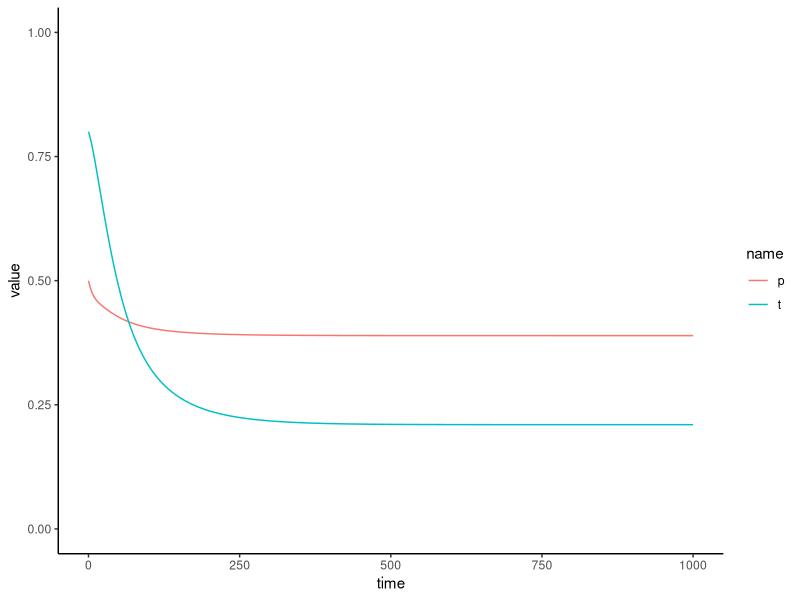
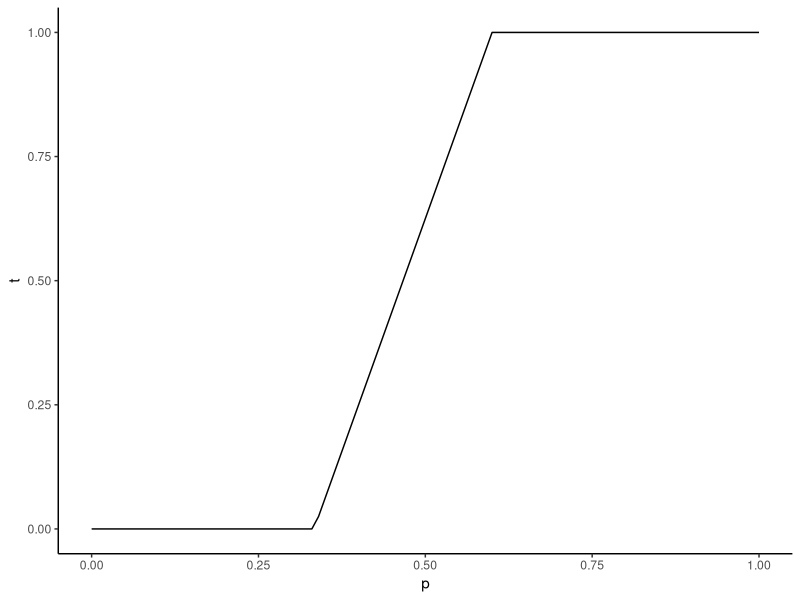
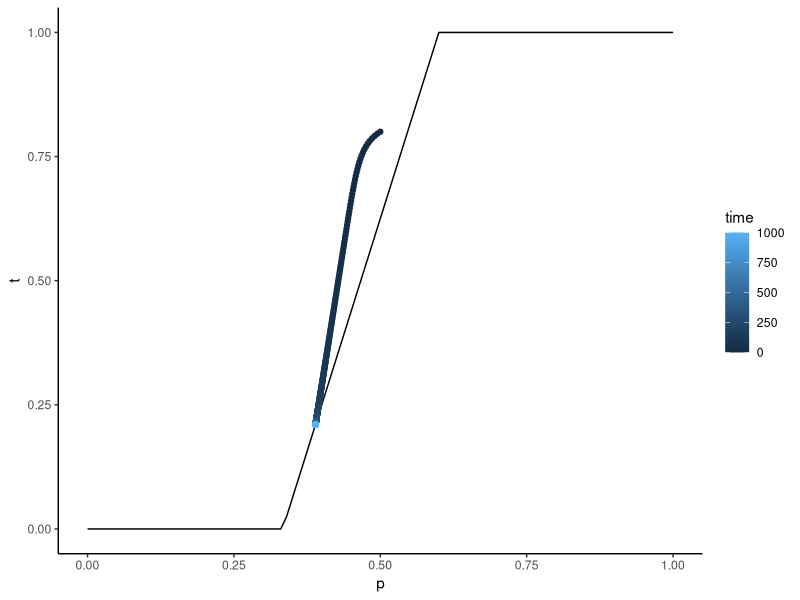

Reproduce these figures in R, in order.
rm(list = ls())

library(tidyverse)

theme_set(theme_classic())

get_dt <- function(t, A) { 0.5 * t * (1 - t) * A}

get_dp <- function(D, A) { 0.5 * D * A }

get_dD <- function(t, p, D, A, B, r) {

  D * ((1 - r) * A * (0.5 - t) - 0.25 * A * A * t * (1 - t) - r) +
    0.5 * r * B * (D * D + p * (1 - p) * t * (1 - t))

}

get_A <- function(t, p, tm, U01, U11) { (p * (U11 - U01) - (t - tm)) / (t * (1 - t)) }

get_B <- function(t, U01, U11) { (U11 - U01) / (t * (1 - t)) }

get_tm <- function(t, s) {

  v <- 1 - s
  vbar <- 1 - s * t
  t * v / vbar

}

get_U00 <- function(tm) 1 - tm
get_U01 <- function(tm) tm
get_U10 <- function(tm, a) (1 - tm) / (1 - tm + a * tm)
get_U11 <- function(tm, a) a * tm / (1 - tm + a * tm)

s <- 0.4
a <- 3
r <- 0.5

t <- 0.1
p <- 0.1
D <- 0.5

get_nextgen <- function(t, p, D, s, a, r) {

  tm <- get_tm(t, s)
  U01 <- get_U01(tm)
  U11 <- get_U11(tm, a)

  A <- get_A(t, p, tm, U01, U11)
  B <- get_B(t, U01, U11)

  dt <- get_dt(t, A)
  dp <- get_dp(D, A)
  dD <- get_dD(t, p, D, A, B, r)

  newt <- t + dt
  newp <- p + dp
  newD <- D + dD

  return(list(t = newt, p = newp, D = newD))

}

get_nextgen(0.1, 0.1, 0.5, 0.4, 3, 0.5)

sim_model <- function(t0, p0, D0, s, a, r, tend) {

  t <- t0
  p <- p0
  D <- D0

  data <- tibble(time = 0, t = t, p = p, D = D)

  for (i in 1:tend) {

    newgen <- get_nextgen(t, p, D, s, a, r)

    t <- newgen$t
    p <- newgen$p
    D <- newgen$D

    data <- data %>% add_row(time = i, t = t, p = p, D = D)

  }

  return(data)

}

data <- sim_model(
  t0 = 0.8,
  p0 = 0.5,
  D0 = 0.2,
  s = 0.4,
  a = 3,
  r = 0.2,
  tend = 1000
)

data %>%
  pivot_longer(t:p) %>%
  ggplot(aes(x = time, y = value, group = name, color = name)) +
  geom_line() +
  ylim(c(0, 1))

get_teq <- function(p, s, a) {

  teq <- (p * (1 - s) * (a - 1) / s - 1) / (a * (1 - s) - 1)
  teq[teq < 0] <- 0
  teq[teq > 1] <- 1

  return(teq)

}

equil <- tibble(
  p = seq(0, 1, 0.01),
  t = get_teq(p, s = 0.4, a = 3)
)

plot <- equil %>%
  ggplot(aes(x = p, y = t)) +
  geom_line()

plot

plot +
  geom_point(data = data, aes(color = time))
